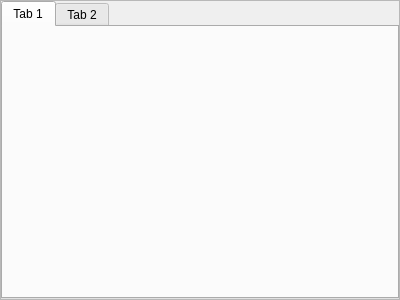
<?xml version="1.0" encoding="UTF-8"?>
<ui version="4.0">
 <class>ScrollArea</class>
 <widget class="QScrollArea" name="ScrollArea">
  <property name="geometry">
   <rect>
    <x>0</x>
    <y>0</y>
    <width>400</width>
    <height>300</height>
   </rect>
  </property>
  <property name="windowTitle">
   <string>ScrollArea</string>
  </property>
  <property name="widgetResizable">
   <bool>true</bool>
  </property>
  <widget class="QWidget" name="scrollAreaWidgetContents">
   <property name="geometry">
    <rect>
     <x>0</x>
     <y>0</y>
     <width>398</width>
     <height>298</height>
    </rect>
   </property>
   <layout class="QVBoxLayout" name="verticalLayout">
    <property name="spacing">
     <number>0</number>
    </property>
    <property name="leftMargin">
     <number>0</number>
    </property>
    <property name="topMargin">
     <number>0</number>
    </property>
    <property name="rightMargin">
     <number>0</number>
    </property>
    <property name="bottomMargin">
     <number>0</number>
    </property>
    <item>
     <widget class="QTabWidget" name="tab">
      <widget class="QWidget" name="tab_1">
       <attribute name="title">
        <string>Tab 1</string>
       </attribute>
      </widget>
      <widget class="QWidget" name="tab_2">
       <attribute name="title">
        <string>Tab 2</string>
       </attribute>
      </widget>
     </widget>
    </item>
   </layout>
  </widget>
 </widget>
 <resources/>
 <connections/>
</ui>
